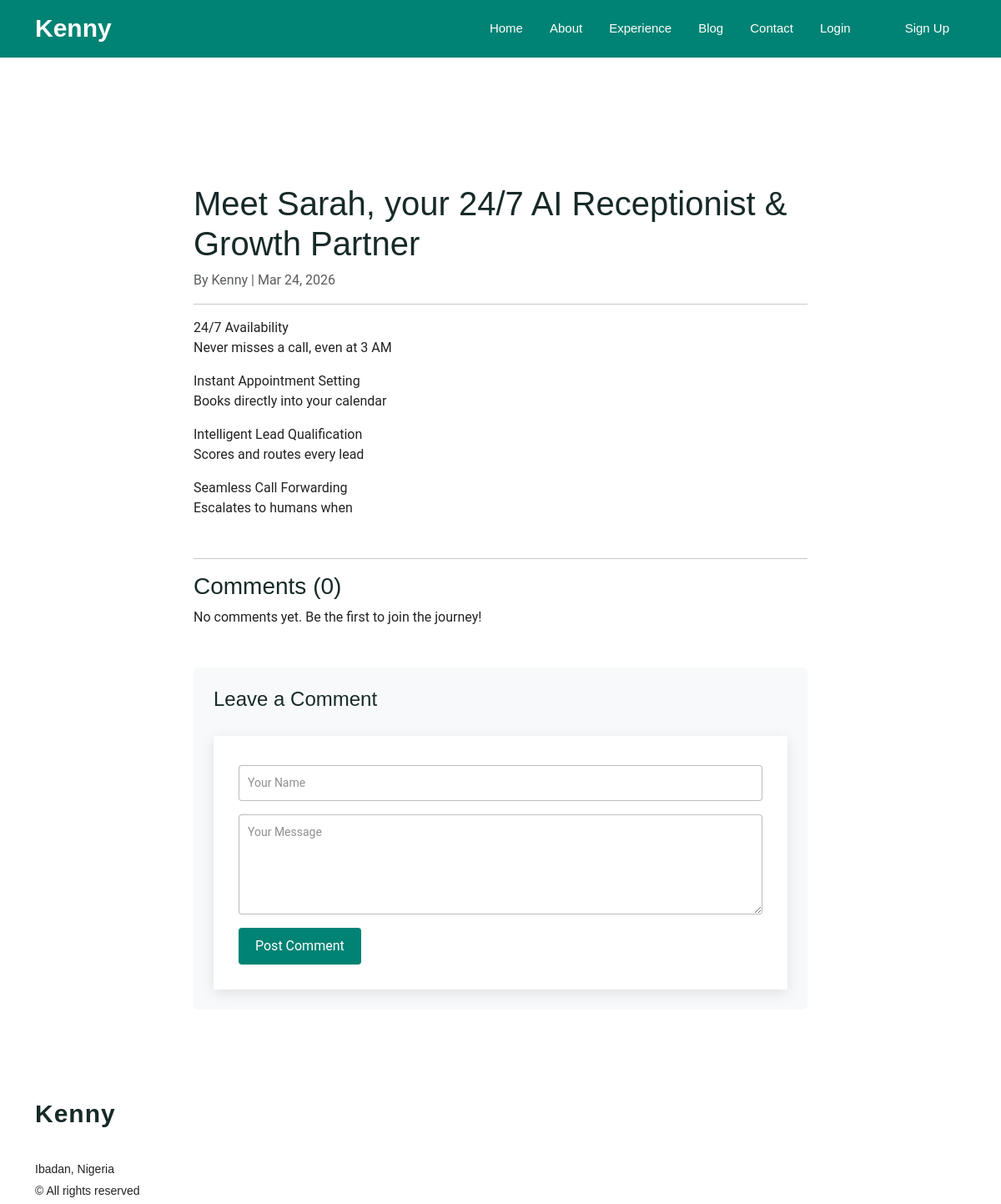
The app's page /blog/2/ with its own data.
### pages/models.py (models this page shows, shortened)
class Post(models.Model):
    title = models.CharField(max_length=200)
    category = models.CharField(max_length=100, default="Tech") # e.g., Python, Crypto, NYSC
    date = models.DateField(auto_now_add=True)
    image = models.ImageField(upload_to='blog/', blank=True, null=True)
    content = models.TextField()

### pages/views.py (the view)
# urls.py: path('blog/<int:pk>/', views.blog_detail, name='blog_detail'), # For the comments page later
def blog_detail(request, pk):
    post = get_object_or_404(Post, pk=pk)
    comments = post.comments.all()
    if request.method == "POST":
        name = request.POST.get('name')
        body = request.POST.get('body')
        Comment.objects.create(post=post, name=name, body=body)
        return redirect('blog_detail', pk=post.pk)
    return render(request, 'pages/blog_detail.html', {'post': post, 'comments': comments})

### pages/templates/pages/blog_detail.html (shortened to what this page needs)
{% extends 'pages/base.html' %}
{% block content %}
<section class="section" style="padding-top: 120px;">
    <div class="container">
        <div class="row">
            <div class="col-lg-8 mx-auto">
                <h1>{{ post.title }}</h1>
                <p class="text-muted">By {{ post.author|default:"Kenny" }} | {{ post.date|date:"M d, Y" }}</p>
                <hr>
                <div class="content mb-5">
                    {{ post.content|linebreaks }}
                </div>
                <hr>
                <h3>Comments ({{ comments.count }})</h3>
                {% for comment in comments %}
                    <div class="card mb-3 shadow-sm">
                        <div class="card-body">
                            <strong>{{ comment.name }}</strong>
                            <small class="text-muted">- {{ comment.created_at|timesince }} ago</small>
                            <p class="mt-2">{{ comment.body }}</p>
                        </div>
                    </div>
                {% empty %}
                    <p>No comments yet. Be the first to join the journey!</p>
                {% endfor %}
                <div class="comment-form mt-5 p-4 bg-light rounded">
                    <h4>Leave a Comment</h4>
                    <form method="POST">
                        <div class="mb-3">
                            <input type="text" name="name" class="form-control" placeholder="Your Name" required>
                        </div>
                        <div class="mb-3">
                            <textarea name="body" class="form-control" rows="4" placeholder="Your Message" required></textarea>
                        </div>
                        <button type="submit" class="btn btn-primary">Post Comment</button>
                    </form>
                </div>
            </div>
        </div>
    </div>
</section>
{% endblock %}

### pages/static/pages/assets/css/main.css (style rules this page uses)
:root { --default-font: "Roboto", system-ui, -apple-system, "Segoe UI", Roboto, "Helvetica Neue", Arial, "Noto Sans", "Liberation Sans", sans-serif, "Apple Color Emoji", "Segoe UI Emoji", "Segoe UI Symbol", "Noto Color Emoji"; --heading-font: "Montserrat", sans-serif; --nav-font: "Poppins", sans-serif; }
:root { --background-color: #ffffff; --default-color: #222222; --heading-color: #172a28; --accent-color: #008374; --surface-color: #ffffff; --contrast-color: #ffffff; }
:root { --nav-color: #ffffff; --nav-hover-color: #008374; --nav-mobile-background-color: #ffffff; --nav-dropdown-background-color: #ffffff; --nav-dropdown-color: #01433c; --nav-dropdown-hover-color: #008374; }
:root { scroll-behavior: smooth; }
body { color: var(--default-color); background-color: var(--background-color); font-family: var(--default-font); }
h1, h2, h3, h4, h5, h6 { color: var(--heading-color); font-family: var(--heading-font); }
section, .section { color: var(--default-color); background-color: var(--background-color); padding: 60px 0; scroll-margin-top: 112px; overflow: clip; }
.comment-form { padding-top: 10px; }
.comment-form form { background-color: var(--surface-color); margin-top: 30px; padding: 30px; box-shadow: 0 4px 16px rgba(0, 0, 0, 0.1); }
.comment-form form input { background-color: var(--surface-color); color: var(--default-color); border: 1px solid color-mix(in srgb, var(--default-color), transparent 70%); font-size: 14px; border-radius: 4px; padding: 10px 10px; }
.comment-form form input::placeholder { color: color-mix(in srgb, var(--default-color), transparent 50%); }
.comment-form form textarea { background-color: var(--surface-color); color: var(--default-color); border: 1px solid color-mix(in srgb, var(--default-color), transparent 70%); border-radius: 4px; padding: 10px 10px; font-size: 14px; height: 120px; }
.comment-form form textarea::placeholder { color: color-mix(in srgb, var(--default-color), transparent 50%); }
.comment-form form .btn-primary { border-radius: 4px; padding: 10px 20px; border: 0; background-color: var(--accent-color); color: var(--contrast-color); }

### pages/templates/pages/base.html (style rules this page uses)
input[type="text"], input[type="password"], input[type="email"] { display: block; width: 100%; padding: 10px 15px; font-size: 1rem; color: #495057; background-color: #fff; border: 1px solid #ced4da; border-radius: 4px; margin-top: 5px; margin-bottom: 15px; }

### records on screen
Post: title "Meet Sarah, your 24/7 AI Receptionist & Growth Partner", date "Mar 24, 2026", content "24/7 Availability Never misses a call, even at 3 AM Instant Appointment Setting Books directly into your calendar Intelligent Lead Qualification Scores and routes every lead Seamless Call Forwarding Escalates to humans when", count "0"

### other values on screen
{{ post.author|default:"Kenny" }} "Kenny"
